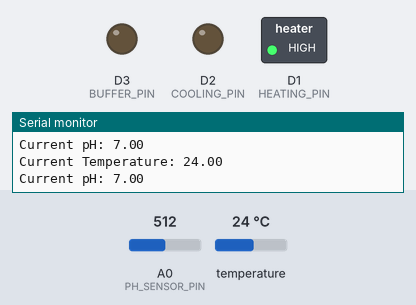
Bench run of a sketch on a simulated ESP8266 (NodeMCU). Shown: switched loads named in the sketch (green lamp = pin HIGH), output pins drawn as LEDs (lit = HIGH), the last lines printed to the serial monitor. The inputs (shaded band) are chosen by the test bench; at power-on: temperature 24 °C, A0 (PH_SENSOR_PIN) = 512.

Above: at 4.3 s.
4.4 s: temperature set to 41 °C
At 6.7 s:
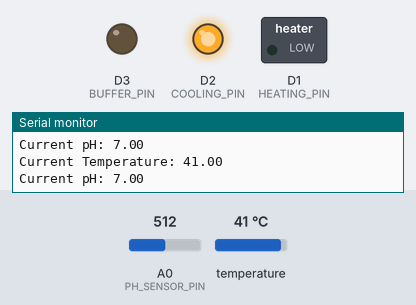
8.1 s: A0 (PH_SENSOR_PIN) set to 491
11.8 s: A0 (PH_SENSOR_PIN) set to 462
At 13.2 s:
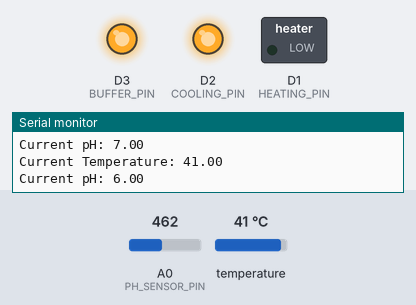
15.5 s: temperature set to 12 °C
At 18.4 s:
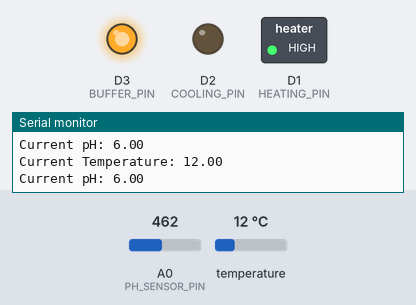
19.2 s: temperature set to 38 °C
At 20.5 s:
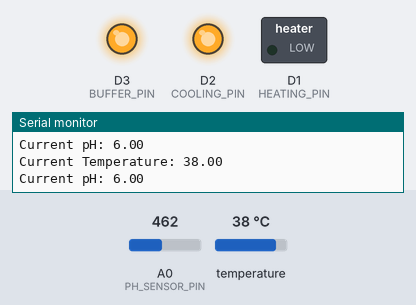
22.9 s: temperature set to 19 °C
At 26.9 s:
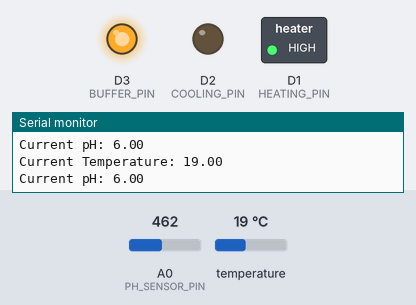
Timing chart, 0 to 28.1 s (numbered marks = the images above; inputs shaded):
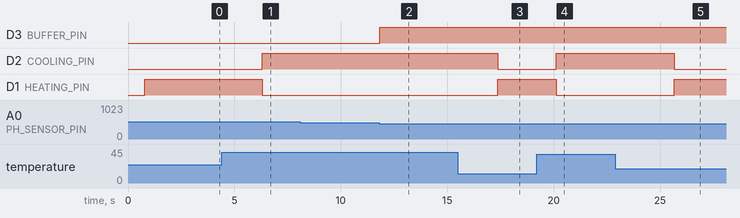

Measured:
- the behaviour switches between 475 and 474 on A0 (PH_SENSOR_PIN) (found by bisection; images 1 and 2)
- after the input at 4.4 s, D2 (COOLING_PIN): LOW → HIGH after 1.9 s; D1 (HEATING_PIN): HIGH → LOW after 1.9 s
- after the input at 11.8 s, D3 (BUFFER_PIN): LOW → HIGH at once
- after the input at 15.5 s, D2 (COOLING_PIN): HIGH → LOW after 1.9 s; D1 (HEATING_PIN): LOW → HIGH after 1.9 s
- after the input at 19.2 s, D2 (COOLING_PIN): LOW → HIGH after 0.93 s; D1 (HEATING_PIN): HIGH → LOW after 0.93 s
- after the input at 22.9 s, D2 (COOLING_PIN): HIGH → LOW after 2.8 s; D1 (HEATING_PIN): LOW → HIGH after 2.8 s

The sketch:

pH-Temp_adjustment_by_node_mcu.ino
```cpp
#include <DallasTemperature.h>
#include <OneWire.h>


#define PH_SENSOR_PIN A0       // Analog pin for pH sensor
#define TEMP_SENSOR_PIN 2      // Digital pin for DS18B20 temperature sensor
#define HEATING_PIN D1         // GPIO pin for heating system
#define COOLING_PIN D2         // GPIO pin for cooling system
#define BUFFER_PIN D3          // GPIO pin for buffer addition


OneWire oneWire(TEMP_SENSOR_PIN);
DallasTemperature sensors(&oneWire);


float targetTemp = 37.0; // Set target temperature in °C and ph this is for just for amalyse
float targetPH = 7.0;

void setup() {
  Serial.begin(115200);
  sensors.begin();

  pinMode(HEATING_PIN, OUTPUT);
  pinMode(COOLING_PIN, OUTPUT);
  pinMode(BUFFER_PIN, OUTPUT);

  digitalWrite(HEATING_PIN, LOW);
  digitalWrite(COOLING_PIN, LOW);
  digitalWrite(BUFFER_PIN, LOW);
}

void loop() {
  sensors.requestTemperatures();
  float currentTemp = sensors.getTempCByIndex(0);
  Serial.print("Current Temperature: ");
  Serial.println(currentTemp);


  if (currentTemp < targetTemp) {
    digitalWrite(HEATING_PIN, HIGH); // Turn on heating
    digitalWrite(COOLING_PIN, LOW);  // Turn off cooling
  } else if (currentTemp > targetTemp) {
    digitalWrite(HEATING_PIN, LOW);  // Turn off heating
    digitalWrite(COOLING_PIN, HIGH); // Turn on cooling
  } else {
    digitalWrite(HEATING_PIN, LOW);
    digitalWrite(COOLING_PIN, LOW);
  }


  int phValue = analogRead(PH_SENSOR_PIN);
  float currentPH = map(phValue, 0, 1023, 0, 14); // Map sensor value to 0-14 pH scale
  Serial.print("Current pH: ");
  Serial.println(currentPH);


  if (currentPH < targetPH) {
    digitalWrite(BUFFER_PIN, HIGH); // Add basic buffer
  } else if (currentPH > targetPH) {
    digitalWrite(BUFFER_PIN, LOW);  // Add acidic buffer
  } else {
    digitalWrite(BUFFER_PIN, LOW);  // No buffer needed
  }

  delay(2000);
}
```
